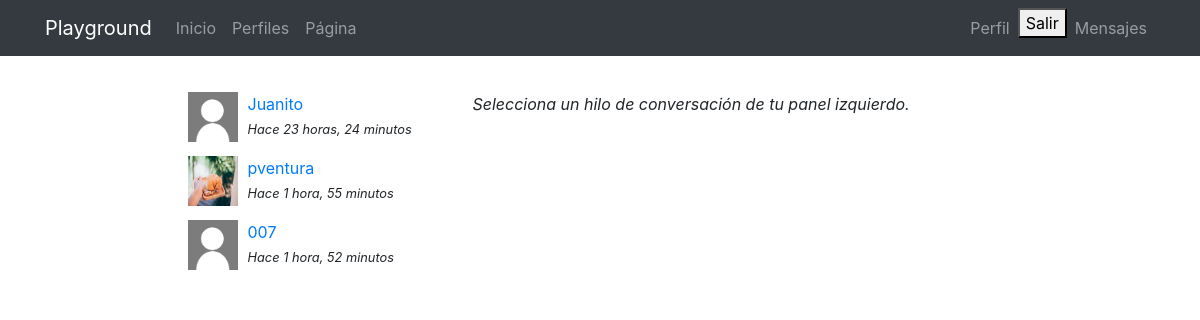
The page /messenger/ (signed in) on the database its author committed.
### messenger/models.py (models this page shows)
class Thread(models.Model):
    users = models.ManyToManyField(User, related_name='threads')
    messages = models.ManyToManyField(Message)
    updated = models.DateTimeField(auto_now=True)
    objects = ThreadManager()
    class Meta:
        ordering = ['-updated']

class Message(models.Model):
    user = models.ForeignKey(User, on_delete=models.CASCADE)
    content = models.TextField()
    created = models.DateTimeField(auto_now_add=True)
    class Meta:
        ordering = ['created']

### registration/models.py (models this page shows)
class Profile(models.Model):
    user = models.OneToOneField('auth.User', on_delete=models.CASCADE)
    avatar = models.ImageField(upload_to=custom_upload_to, null=True, blank=True)
    bio = models.TextField(null=True, blank=True)
    link = models.URLField(max_length=200, null=True, blank=True)
    class Meta:
        ordering = ['user__username']

### messenger/views.py (the view)
# urls.py: path('', ThreadList.as_view(), name='list'),
@method_decorator(login_required, name='dispatch')
class ThreadList(ListView):
    model = Thread
    template_name = 'messenger/thread_list.html'

### messenger/templates/messenger/thread_list.html (shortened to what this page needs)
{% extends 'core/base.html' %}
{% load static %}
{% block content %}
<main role="main">
  <div class="container">
    <div class="row mt-3">
      <div class="col-md-9 mx-auto mb-5">
        <div class="row">
          <div class="col-md-4">
            {% for thread in thread_list %}
              {% if thread.messages.all|length > 0 %}
                <div class="mb-3">
                  {% for user in thread.users.all %}
                    {% if user != request.user %}
                      {% if user.profile.avatar %}
                        <img src="{{user.profile.avatar.url}}" class="avatar">
                      {% else %}
                        <img src="{% static 'registration/img/no-avatar.jpg' %}" class="avatar">
                      {% endif %}
                      <div>
                        <a href="{% url 'messenger:detail' thread.pk %}">{{user}}</a><br>
                        <small><i>Hace {{thread.messages.last.created|timesince}}</i></small>
                      </div>
                    {% endif %}
                  {% endfor %}
                </div>
              {% endif %}
            {% endfor %}
          </div>
          <div class="col-md-8">
            <p><i>Selecciona un hilo de conversación de tu panel izquierdo.</i></p>
          </div>
        </div>
      </div>
    </div>
  </div>
</main>
{% endblock %}

### core/static/core/css/main.css (style rules this page uses)
main { padding-top: 20px; }
:root { --jumbotron-padding-y: 3rem; }

### messenger/templates/messenger/thread_list.html (style rules this page uses)
.avatar { width:50px; height:50px; float:left; margin-right:10px; }

### rows shown on the page
Thread: messages.last.created "23 horas, 24 minutos"
Thread: messages.last.created "1 hora, 55 minutos"
Thread: messages.last.created "1 hora, 52 minutos"

### other values the page prints
{{ user }} "Juanito"
{{ user }} "pventura"
{{ user }} "007"
